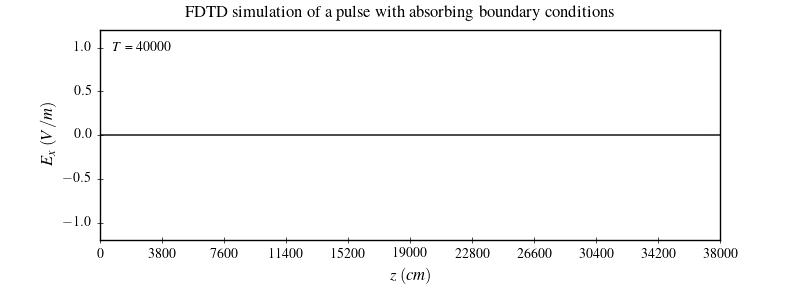

Reproduce this figure in Julia.
#!/usr/bin/env julia
# File: test_1_2.jl
# Name: D.Saravanan
# Date: 24/02/2025

""" Simulation of a pulse with absorbing boundary conditions """

import PyPlot as plt
using Printf

plt.matplotlib.style.use("classic")
plt.matplotlib.style.use("../pyplot.mplstyle")


function visualize(ns::Int, nx::Int, ex::Array{Float32})::Nothing
    fig, ax = plt.subplots(figsize=(8,3), gridspec_kw=Dict("hspace"=>0.2))
    fig.suptitle("FDTD simulation of a pulse with absorbing boundary conditions")
    ax.plot(0:nx-1, ex, color="k", linewidth=1.0)
    ax.set(xlim=(0, nx-1), ylim=(-1.2, 1.2))
    ax.set(xticks=0:Int(ceil(nx/500)*50):nx)
    ax.set(xlabel="\$z\\;(cm)\$", ylabel="\$E_x\\;(V/m)\$")
    ax.text(0.02, 0.90, "\$T\$ = $ns", transform=ax.transAxes)
    plt.subplots_adjust(bottom=0.2, hspace=0.45)
    plt.savefig("test_1_2.png", dpi=100)
end


function gaussian(t::Int32, t0::Int, sigma::Float32)::Float32
    return exp(-0.5*((t - t0)/sigma)^2)
end


function main()

    nx::Int = 38000  # number of grid points
    ns::Int = 40000  # number of time steps

    ex = zeros(Float32, nx)
    hy = zeros(Float32, nx)

    bc = zeros(Float32, 4)

    stime = time_ns()

    for t in Int32.(1:ns)
        # calculate the Ex field
        @views ex[2:nx] .+= 0.5 .* (hy[1:nx-1] .- hy[2:nx])
        # put a Gaussian pulse in the middle
        ex[nx÷2+1] = gaussian(t, 40, 12.f0)
        # absorbing boundary conditions
        ex[1], bc[1], bc[2] = bc[1], bc[2], ex[2]
        ex[nx], bc[4], bc[3] = bc[4], bc[3], ex[nx-1]
        # calculate the Hy field
        @views hy[1:nx-1] .+= 0.5 .* (ex[1:nx-1] .- ex[2:nx])
    end

    ntime = time_ns()
    @printf("Total compute time on CPU: %.3f s\n", (ntime - stime)/1e9)

    println(ex[1:50])
    visualize(ns, nx, ex)
end


if abspath(PROGRAM_FILE) == @__FILE__
    main()
end
